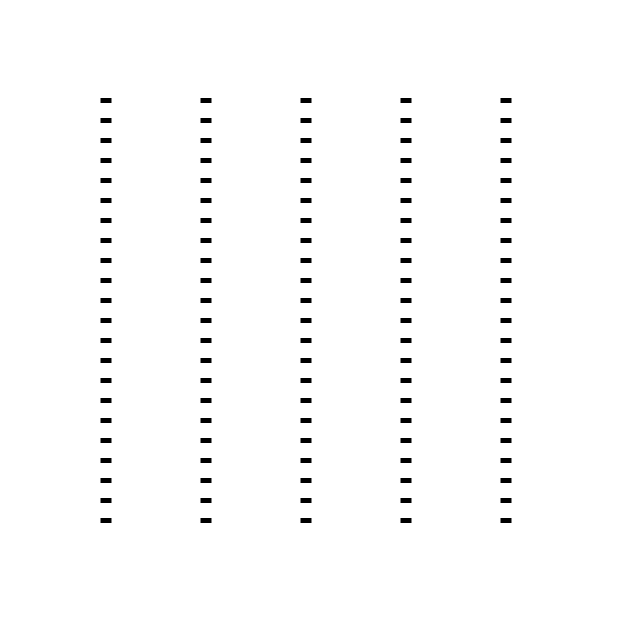
Frame 1 (no input)
Frame 2 (the mouse pressed at the canvas centre, redrawn once): identical to frame 1, image omitted

The Processing sketch that drew this single still picture (run headless with seeded random() and noise(); the mouse was pressed at the canvas centre and the sketch redrawn once):

// Processing sketch: build
// ── build.pde
/*
 * (C) thedotisblack.com
 * ep_33 -> Drawing Machine ( Difference )
 * step_01
 *
 * create a regular grid with two basics for() loops and a line.
 */

float step_x = 100;
float step_y = 20;
float margin_x = 100;
float margin_y = 100;

color bg = color(255);

void setup() {
  size(620, 620);
  surface.setLocation(25, 25);
  strokeCap(CORNER);
  strokeWeight(5);
  blendMode(MULTIPLY);
  noLoop();
}

void draw() {
  background(bg);
  // ---
  for (float y = margin_y; y <= height-margin_y; y += step_y) {
    for (float x = margin_x; x <= width-margin_x; x += step_x) {
      line(x, y, x+11, y);
    }
  }
}
